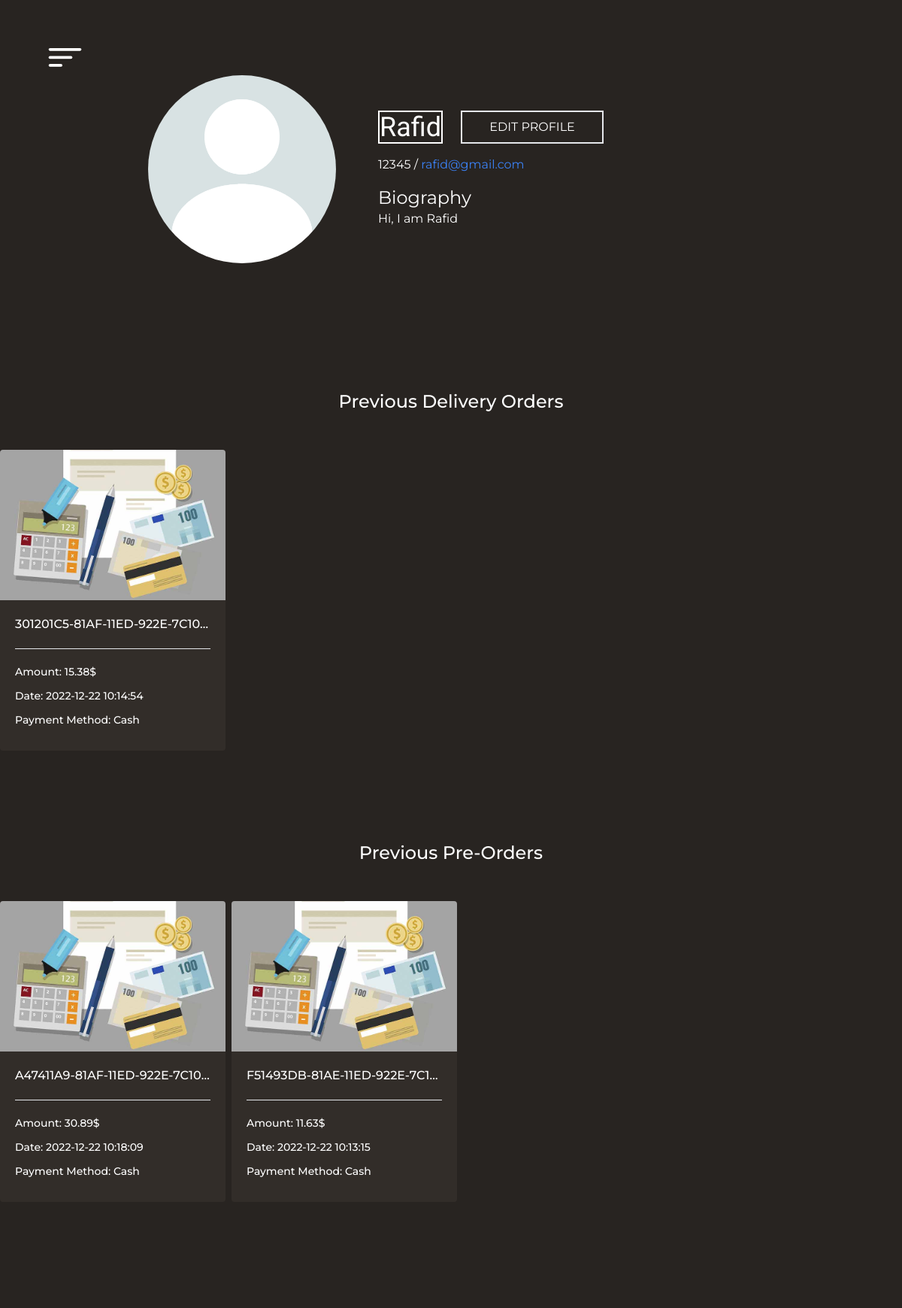
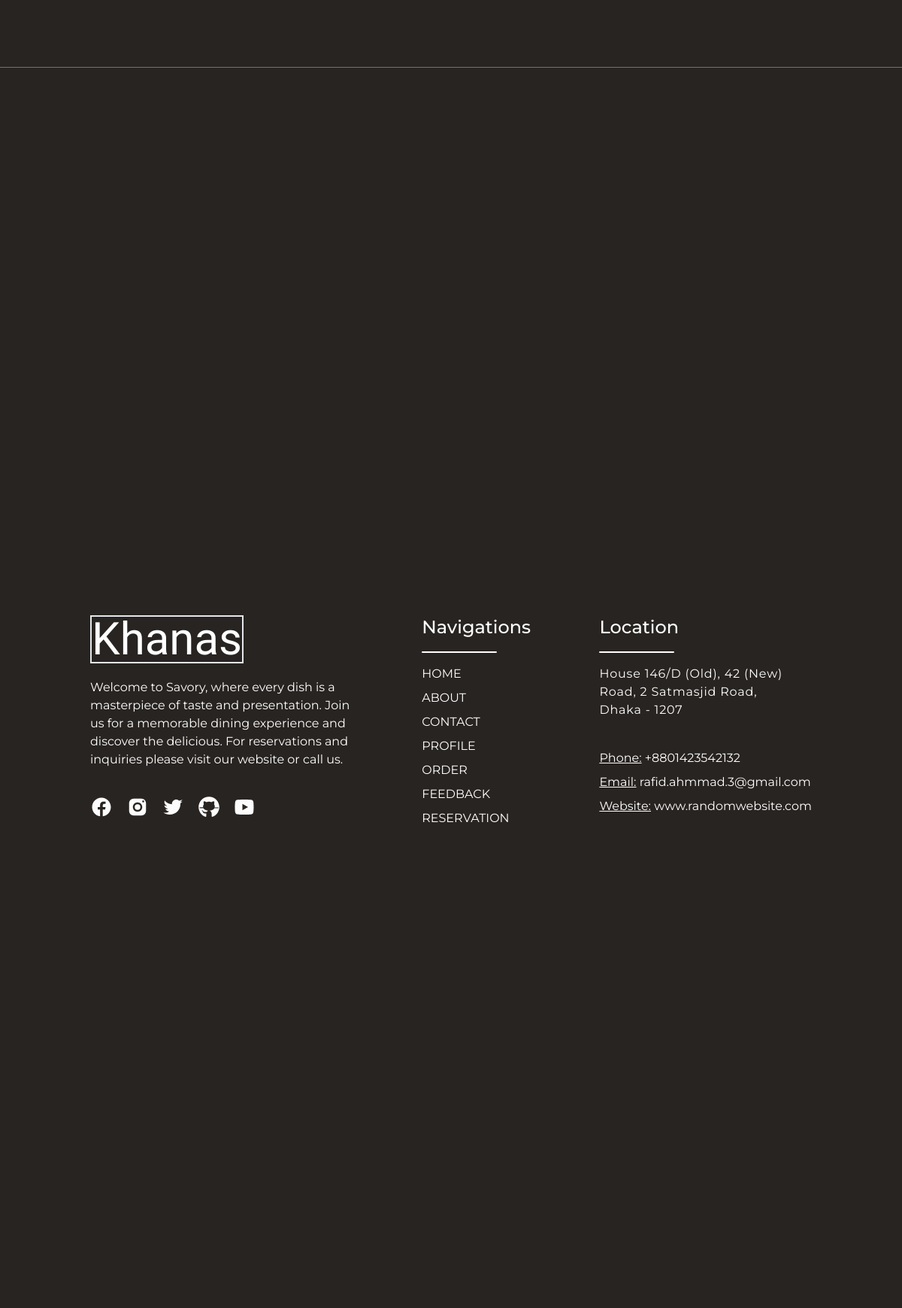
The app's page /profile-page.php (signed in) with its own data (2 pictures, top to bottom).
### tables this page shows
CREATE TABLE `users` (
  `id` varchar(36) NOT NULL,
  `name` varchar(50) NOT NULL,
  `phone` varchar(20) NOT NULL,
  `email` varchar(50) NOT NULL,
  `password` varchar(100) NOT NULL,
  `bio` text NOT NULL DEFAULT 'No Biography Added',
  `image_name` varchar(1024) NOT NULL DEFAULT 'propic.webp'
);

CREATE TABLE `transaction_info` (
  `transaction_id` varchar(36) NOT NULL,
  `customer_id` varchar(36) NOT NULL,
  `order_type` varchar(15) NOT NULL,
  `date` datetime NOT NULL DEFAULT current_timestamp(),
  `payment_method` varchar(20) NOT NULL,
  `amount` float NOT NULL,
  `delivery_address` text DEFAULT NULL
);

### profile-page.php (the view, shortened to what this page needs)
<!DOCTYPE html>
<html lang="en">
<head>
    <script src="https://cdn.tailwindcss.com"></script>
    <script src="https://cdn.tailwindcss.com?plugins=forms,typography,aspect-ratio,line-clamp"></script>
</head>
<body class="bg-[#E8C07D] overflow-x-hidden">
    <?php require "nav-component.php" ?>
    <div class="scroll-container h-screen w-screen flex flex-col">
        <section class="scroll-child contact-us h-fit bg-[#282421] w-screen relative">
            <div class="profile flex flex-col justify-center items-center mt-[100px] mb-[150px]">
                <div class="pic-name-profile flex justify-center items-center gap-14 mb-32">
                    <div class="profile-pic">
                        <img class="rounded-full w-[250px] h-[250px] object-cover object-top" src="images/propic.jpg"
                            alt="" />
                    </div>
                    <div class="profile-name text-white">
                        <div class="mb-4 flex items-center gap-6">
                            <?php
                            include("config.php");
                            if (isset($_SESSION['id'])) {
                                $id = $_SESSION['id'];
                                $query = "SELECT * FROM users WHERE id = '$id'";
                                $result = mysqli_query($conn, $query);
                                $row = mysqli_fetch_assoc($result);
                                $name = $row['name'];
                                $phone = $row['phone'];
                                $email = $row['email'];
                                $bio = $row['bio'];
                            }
                            ?>
                            <p class="title text-4xl border-white border-2 w-fit">
                                <?php echo ucwords($name); ?>
                            </p>
                            <div class="btn">
                                <button
                                    class="text-white border-2 w-[190px] py-2 uppercase transition-all duration-100 hover:bg-gray-200 hover:bg-opacity-70 hover:font-medium hover:text-neutral-900"
                                    disabled>
                                    <a href="edit-profile.php">
                                        Edit Profile</a>
                                </button>
                            </div>
                        </div>
                        <p class="mb-4">
                            <?php echo $phone; ?> / <span class="text-blue-500"><a href="">
                                    <?php echo $email; ?>
                                </a></span>
                        </p>
                        <div class="profile-bio text-white">
                            <p class="text-2xl">Biography</p>
                            <p class="w-[500px]">
                                <?php echo $bio; ?>
                            </p>
                        </div>
                    </div>
                </div>
                <div class="prev-card text-white scroll-child pt-10 mb-20">
                    <p class="text-2xl mb-12 text-center font-medium">Previous Delivery Orders</p>
                    <div class="order-cards grid grid-cols-4 gap-8">
                        <?php
                        include("config.php");
                        $sql = "SELECT * FROM `transaction_info` WHERE customer_id = '{$_SESSION['id']}' AND order_type = 'delivery' ORDER BY `date` DESC";
                        $result = $conn->query($sql);
                        if ($result->num_rows > 0) {
                            while ($row = $result->fetch_assoc()) {
                                echo '<div
                        class="rounded overflow-hidden bg-[#322d29] w-[300px] h-[400px] hover:scale-[1.02] transition-all duration-200">
                        <a class="" href=""><img class="w-[300px] h-[200px] object-cover" src="images/purchase.jpg"
                                alt="" style="object-position: 20% 75%" />
                            <div class="p-5">
                                <p class="font-medium text-center uppercase truncate">' . $row["transaction_id"] . '</p>
                                <hr class="mt-5" />
                                <div class="flex text-sm justify-between items-center mt-5 font-medium">
                                    <p>Amount: ' . $row["amount"] . '$</p>
                                </div>
                                <div class="flex text-sm justify-between items-center mt-3 font-medium">
                                    <p>Date: ' . $row["date"] . '</p>
                                </div>
                                <div class="flex text-sm justify-between items-center mt-3 font-medium capitalize">
                                    <p>Payment Method: ' . $row["payment_method"] . '</p>
                                </div>
                            </div>
                        </a>
                    </div>';
                            }
                        } else {
                            echo "0 results";
                        }
                        ?>
                    </div>
                </div>
                <div class="prev-card text-white scroll-child  pt-10 mb-20">
                    <p class="text-2xl mb-12 text-center font-medium">Previous Pre-Orders</p>
                    <div class="order-cards grid grid-cols-4 gap-8">
                        <?php
                        include("config.php");
                        $sql = "SELECT * FROM `transaction_info` WHERE customer_id = '{$_SESSION['id']}' AND order_type = 'pre-order' ORDER BY `date` DESC";
                        $result = $conn->query($sql);
                        if ($result->num_rows > 0) {
                            while ($row = $result->fetch_assoc()) {
                                echo '<div
                        class="rounded overflow-hidden bg-[#322d29] w-[300px] h-[400px] hover:scale-[1.02] transition-all duration-200">
                        <a class="" href=""><img class="w-[300px] h-[200px] object-cover" src="images/purchase.jpg"
                                alt="" style="object-position: 20% 75%" />
                            <div class="p-5">
                                <p class="font-medium text-center uppercase truncate">' . $row["transaction_id"] . '</p>
                                <hr class="mt-5" />
                                <div class="flex text-sm justify-between items-center mt-5 font-medium">
                                    <p>Amount: ' . $row["amount"] . '$</p>
                                </div>
                                <div class="flex text-sm justify-between items-center mt-3 font-medium">
                                    <p>Date: ' . $row["date"] . '</p>
                                </div>
                                <div class="flex text-sm justify-between items-center mt-3 font-medium capitalize">
                                    <p>Payment Method: ' . $row["payment_method"] . '</p>
                                </div>
                            </div>
                        </a>
                    </div>';
                            }
                        } else {
                            echo "0 results";
                        }
                        ?>
                    </div>
                </div>
            </div>
        </section>
        <?php require "footer.php" ?>
    </div>
</body>
</html>

### profile-page.php (style rules this page uses)
html { scroll-behavior: smooth; }
body { font-family: "Montserrat"; }
.title { font-family: "Sofia", cursive; }
.scroll-container { scroll-snap-type: y proximity; overflow-y: scroll; overflow-x: hidden; scroll-behavior: smooth; }
.scroll-child { scroll-snap-align: start; flex: none; }

### records on screen
users: name "Rafid", phone "12345", email "rafid@gmail.com", bio "Hi, I am Rafid"
transaction_info: transaction_id "301201C5-81AF-11ED-922E-7C10…", amount "15.38", date "2022-12-22 10:14:54", payment_method "Cash"
transaction_info: transaction_id "A47411A9-81AF-11ED-922E-7C10…", amount "30.89", date "2022-12-22 10:18:09", payment_method "Cash"
transaction_info: transaction_id "F51493DB-81AE-11ED-922E-7C1…", amount "11.63", date "2022-12-22 10:13:15", payment_method "Cash"
